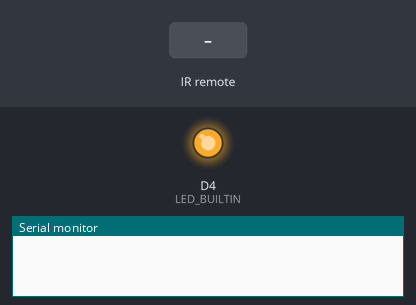
Bench run of a sketch on a simulated ESP8266 (NodeMCU). On the bench: output pins drawn as LEDs (lit = HIGH, except the on-board LED, lit = LOW), the last lines printed to the serial monitor. The inputs (shaded band) are chosen by the test bench.

Above: at 1.2 s.
1.3 s: infrared code 0x97680707 received
At 2.2 s:
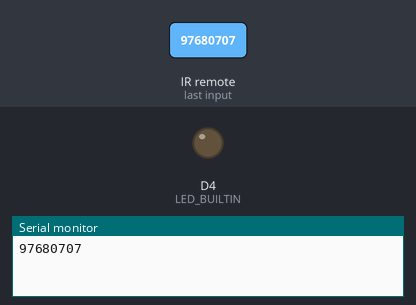
Timing chart, 0 to 4.3 s (numbered marks = the images above; inputs shaded):
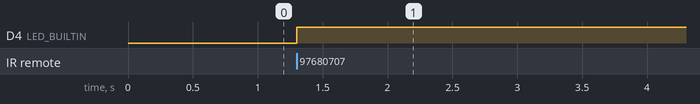

Measured:
- after the input at 1.3 s, D4 (LED_BUILTIN): LOW → HIGH at once

The sketch:

simulador_AC.ino
```cpp
#include <Arduino.h>
#include <IRremote.h>


#define RECEIVER_PIN D5
IRrecv receiver(RECEIVER_PIN);
decode_results results;

void setup() {
  // put your setup code here, to run once:
  Serial.begin(115200);
  pinMode(LED_BUILTIN, OUTPUT);
  digitalWrite(LED_BUILTIN, LOW);
    receiver.enableIRIn();
}

void loop() {
  // put your main code here, to run repeatedly:
  if (receiver.decode(&results)) {
    Serial.println(results.value, HEX);

    if (results.value == 0x97680707) {
      digitalWrite(LED_BUILTIN, !digitalRead(LED_BUILTIN));
    }
    receiver.resume();
  }
}
```
